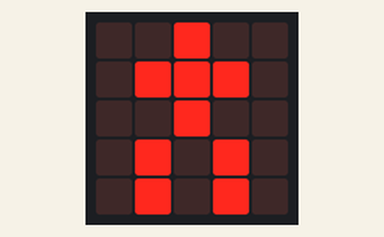
Simulated run of this program. Board: BBC micro:bit (MakeCode). Shown: the board's 5×5 LED display.

Above: at 0.1 s.
At 1.1 s:
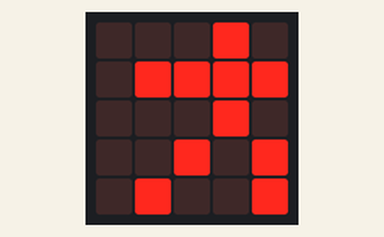
At 1.6 s:
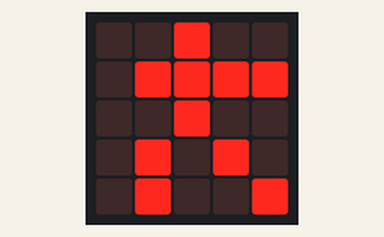
At 3.1 s:
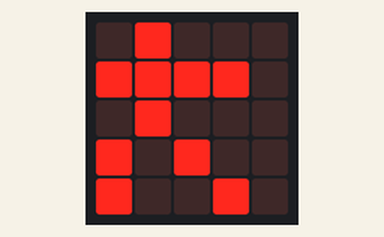
At 3.6 s:
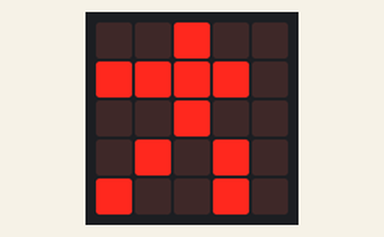

Measured:
- by itself, everything shown: repeats every 4.0 s, in 8 steps
- what the display in image 1 shows lasts 0.5 s, from 1.0 s to 1.5 s

The program:

main.ts
```typescript
basic.forever(function () {
    basic.showLeds(`
        . . # . .
        . # # # .
        . . # . .
        . # . # .
        . # . # .
        `)
    basic.pause(100)
    basic.showLeds(`
        . . # . .
        . # # # #
        . . # . .
        . # . # .
        . # . . #
        `)
    basic.pause(100)
    basic.showLeds(`
        . . . # .
        . # # # #
        . . . # .
        . . # . #
        . # . . #
        `)
    basic.pause(100)
    basic.showLeds(`
        . . # . .
        . # # # #
        . . # . .
        . # . # .
        . # . . #
        `)
    basic.pause(100)
    basic.showLeds(`
        . . # . .
        . # # # .
        . . # . .
        . # . # .
        . # . # .
        `)
    basic.pause(100)
    basic.showLeds(`
        . . # . .
        # # # # .
        . . # . .
        . # . # .
        # . . # .
        `)
    basic.pause(100)
    basic.showLeds(`
        . # . . .
        # # # # .
        . # . . .
        # . # . .
        # . . # .
        `)
    basic.pause(100)
    basic.showLeds(`
        . . # . .
        # # # # .
        . . # . .
        . # . # .
        # . . # .
        `)
    basic.pause(100)
})
```

test.ts
```typescript
// testes vão aqui; isto não será compilado quando este pacote for usado como uma extensão.
```
